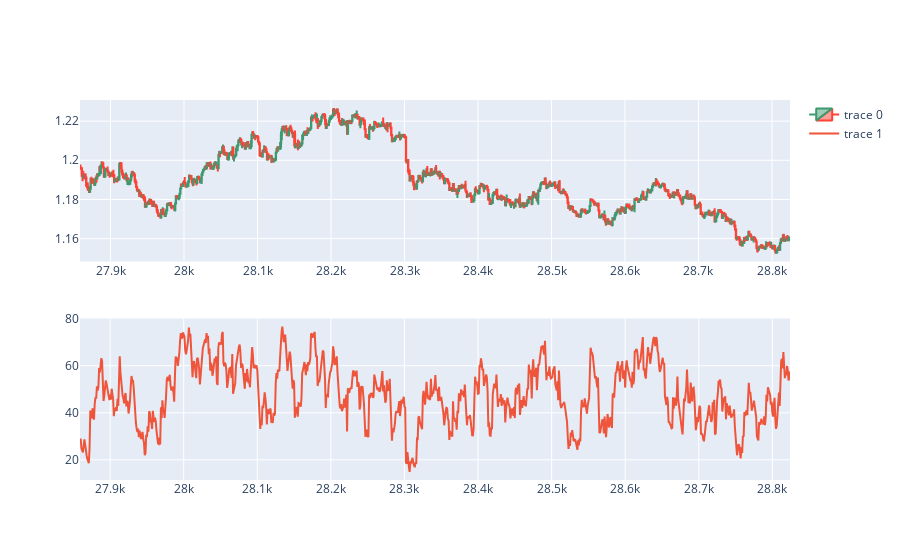

The notebook cell this image was saved under:
### Code cell
df1 = df[27859:28860]
fig = make_subplots(rows=2, cols=1)
fig.append_trace(go.Candlestick(x=df1.index,
                                open=df1['open'],
                                high=df1['high'],
                                low=df1['low'],
                                close=df1['close']), row=1, col=1)
fig.append_trace(go.Scatter(
    x=df1.index,
    y=df1['RSI'],
), row=2, col=1)

fig.update_layout(xaxis_rangeslider_visible=False)
fig.show()

### Figure 1 — Plotly figure (JSON) as saved in the notebook; plotly's stock layout.template omitted (floating-point values rounded to 4 significant figures; data arrays with more than 128 entries replaced by an {"elided": "..."} marker saying what was removed)
{"data": [{"close": {"elided": "966 float values"}, "high": {"elided": "966 float values"}, "low": {"elided": "966 float values"}, "open": {"elided": "966 float values"}, "type": "candlestick", "x": {"elided": "966 int values"}, "xaxis": "x", "yaxis": "y"}, {"type": "scatter", "x": {"elided": "966 int values"}, "xaxis": "x2", "y": {"elided": "966 float values"}, "yaxis": "y2"}], "layout": {"xaxis": {"anchor": "y", "domain": [0, 1], "rangeslider": {"visible": false}}, "xaxis2": {"anchor": "y2", "domain": [0, 1]}, "yaxis": {"anchor": "x", "domain": [0.575, 1]}, "yaxis2": {"anchor": "x2", "domain": [0, 0.425]}}}
